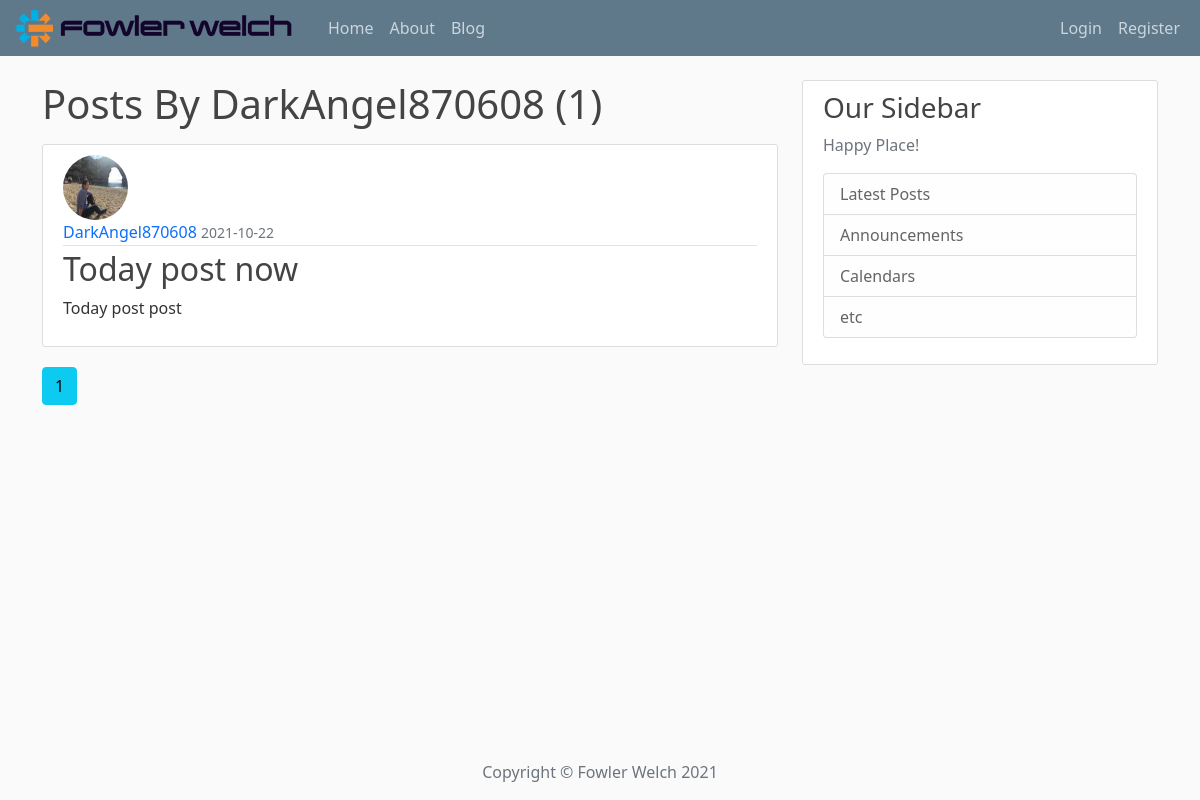
Before: /user/DarkAngel870608 with the older database file.
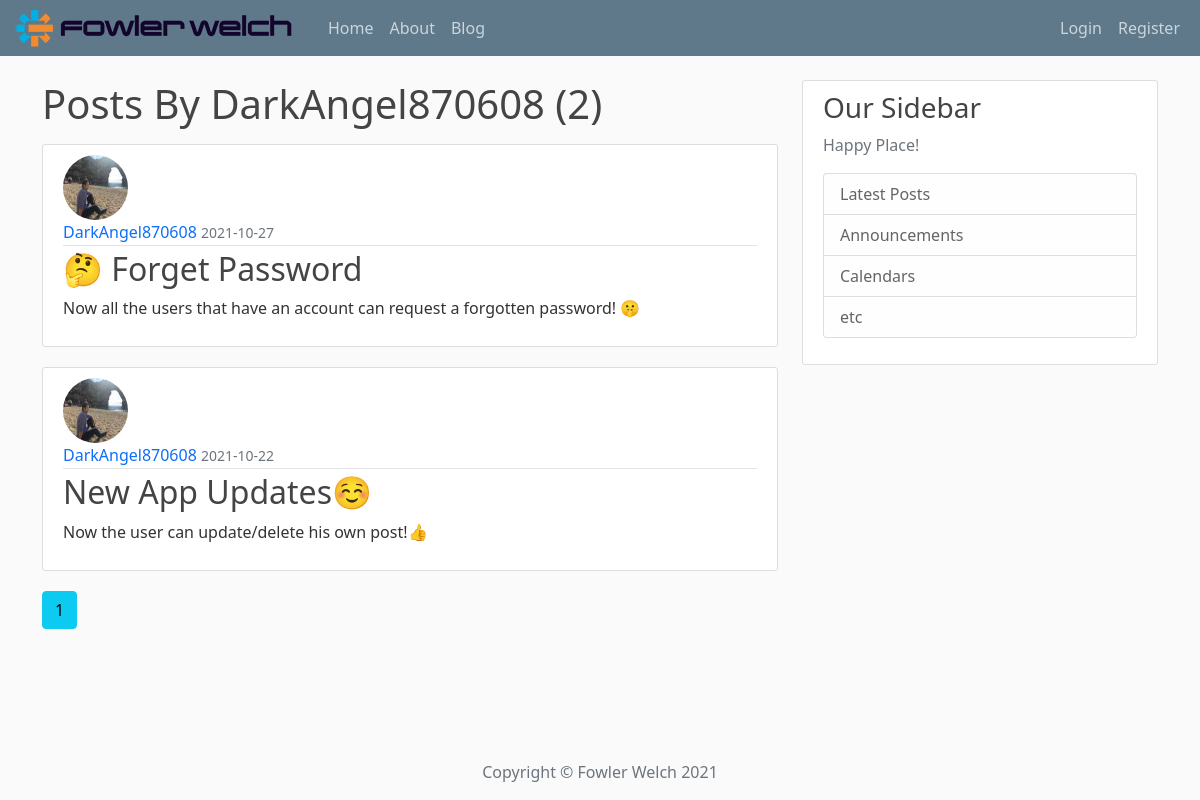
After: the same page with the newer database file.
### app/models.py (models this page shows, shortened)
class User(db.Model, UserMixin):
    id = db.Column(db.Integer, primary_key=True)
    username = db.Column(db.String(20), unique=True, nullable=False)
    email = db.Column(db.String(120), unique=True, nullable=False)
    image_file = db.Column(db.String(200), nullable=False, default='default.jpeg')
    password = db.Column(db.String(60), nullable=False)
    posts = db.relationship('Post', backref='author', lazy=True)

class Post(db.Model):
    id = db.Column(db.Integer, primary_key=True)
    title = db.Column(db.String(100), nullable=False)
    date_posted = db.Column(db.DateTime, nullable=False, default=datetime.utcnow)
    content = db.Column(db.Text, nullable=False)
    user_id = db.Column(db.Integer, db.ForeignKey('user.id'), nullable=False)

### app/routes.py (the view)
@app.route('/user/<string:username>')
def user_posts(username):  # ☟ Put the post in HTML page
    page = request.args.get('page', 1, type=int)
    user = User.query.filter_by(username=username).first_or_404()
    posts = Post.query \
        .filter_by(author=user) \
        .order_by(Post.date_posted.desc()) \
        .paginate(page=page, per_page=4)
    return render_template('user_posts.html', posts=posts, user=user)

### app/templates/user_posts.html
{% extends 'client_template/base.html' %}
{% block content %}
    <h1 class="mb-3">Posts By {{ user.username }} ({{ posts.total }})</h1>
    {% for post in posts.items %}
        <div>
            <article class="media content-section">
                <img class="rounded-circle article-img" src="{{ url_for('static',
                 filename='images/' + post.author.image_file) }}" alt="">
              <div class="media-body">
                <div class="article-metadata">
                  <a class="mr-2" href="{{ url_for('user_posts', username=post.author.username) }}">{{ post.author.username }}</a>
                  <small class="text-muted">{{ post.date_posted.strftime('%Y-%m-%d') }}</small>
                </div>
                <h2><a class="article-title" href="{{ url_for('post',
                 post_id=post.id) }}">{{ post.title }}</a></h2>
                <p class="article-content">{{ post.content }}</p>
              </div>
            </article>
        </div>
    {% endfor %}
    {% for page_num in posts.iter_pages(left_edge=1, right_edge=1, left_current=1, right_current=2) %}
        {% if page_num %}
            {% if posts.page == page_num %}
                <a class="btn btn-info mb-4"
                   href="{{ url_for('user_posts',username=username, page=page_num) }}">{{ page_num }}</a>
            {% else %}
                 <a class="btn btn-outline-info mb-4"
                   href="{{ url_for('user_posts',username=username, page=page_num) }}">{{ page_num }}</a>
            {% endif %}
        {% else %}
            ...
        {% endif %}
    {% endfor %}
{% endblock content %}

### app/templates/client_template/base.html (shortened to what this page needs)
<!doctype html>
<html lang="en">
<head>
    <link href="https://cdn.jsdelivr.net/npm/bootstrap@5.0.2/dist/css/bootstrap.min.css"
          rel="stylesheet"
>
    <link rel="stylesheet" type="text/css" href="{{ url_for('static', filename='/css/main.css') }}">
</head>
<body>
    {% include 'client_template/navbar.html' %}
    <main role="main" class="container">
      <div class="row">
        <div class="col-md-8">
            {% block content %}{% endblock %}
        </div>
        <div class="col-md-4">
          <div class="content-section">
            <h3>Our Sidebar</h3>
            <p class='text-muted'>Happy Place!
              <ul class="list-group">
                <li class="list-group-item list-group-item-light">Latest Posts</li>
                <li class="list-group-item list-group-item-light">Announcements</li>
                <li class="list-group-item list-group-item-light">Calendars</li>
                <li class="list-group-item list-group-item-light">etc</li>
              </ul>
            </p>
          </div>
        </div>
      </div>
    </main>
    {% include 'client_template/footer.html' %}
</body>
</html>

### app/templates/client_template/navbar.html (shortened to what this page needs)
<header class="site-header">
  <nav class="navbar navbar-expand-lg navbar-dark bg-steel fixed-top">
    <div class="container-fluid">
      <a class="navbar-brand mr-2 py-lg-0" href="/">
          <img class="img-fluid me-2" src="{{ url_for('static', filename='images/logos_FW.jpeg') }}" alt="">
      </a>
      <div class="collapse navbar-collapse" id="navbarSupportedContent">
        <div class="navbar-nav">
          <li class="nav-item">
              <a class="nav-link" href="{{ url_for('home') }}">Home</a>
          </li>
          <li class="nav-item">
              <a class="nav-link" href="{{ url_for('about') }}">About</a>
          </li>
          <li class="nav-item">
              <a class="nav-link" href="{{ url_for('blog') }}">Blog</a>
          </li>
        </div>
        <div class="navbar-nav  ms-auto">
            {% if current_user.is_authenticated %}
                <li class="nav-item">
                   <a class="nav-link" href="{{ url_for('account') }}">Account</a>
                </li>
                 <li class="nav-item">
                   <a class="nav-link" href="{{ url_for('new_post') }}">New Post</a>
                </li>
                <a class="nav-item nav-link" href="{{ url_for('logout') }}">Logout {{ current_user.username }}</a>
            {% else %}
                <a class="nav-item nav-link" href="{{ url_for('login') }}">Login</a>
                <a class="nav-item nav-link" href="{{ url_for('register') }}">Register</a>
            {% endif %}
        </div>
      </div>
    </div>
  </nav>
</header>

### app/templates/client_template/footer.html (shortened to what this page needs)
  <footer>
    <div class="container text-center fixed-bottom">
      <div class="row">
        <div class="col-lg-8 col-md-10 mx-auto">
          <p class="copyright text-muted">Copyright &copy; Fowler Welch {{ moment().format('YYYY') }}</p>
        </div>
      </div>
    </div>
  </footer>

### app/static/css/main.css (style rules this page uses)
body { background: #fafafa; color: #333333; margin-top: 5rem; }
h1, h2, h3, h4, h5, h6 { color: #444444; }
.bg-steel { background-color: #5f788a; }
.site-header .navbar-nav .nav-link { color: #cbd5db; }
.content-section { background: #ffffff; padding: 10px 20px; border: 1px solid #dddddd; border-radius: 3px; margin-bottom: 20px; }
.article-title { color: #444444; }
a { text-decoration: none; }
.article-content { white-space: pre-line; }
.article-img { height: 65px; width: 65px; margin-right: 16px; }
.article-metadata { padding-bottom: 1px; margin-bottom: 4px; border-bottom: 1px solid #e3e3e3 }

Changed rows visible on the page:
added Post: image_file (picture), author.username "DarkAngel870608", date_posted "2021-10-27", title "🤔 Forget Password", content "Now all the users that have an account can request a forgotten password! 🤫"
changed Post: title "Today post now" → "New App Updates☺️"; content "Today post post" → "Now the user can update/delete his own post!👍"
Other visible differences:
{{ posts.total }}: "1" → "2"
